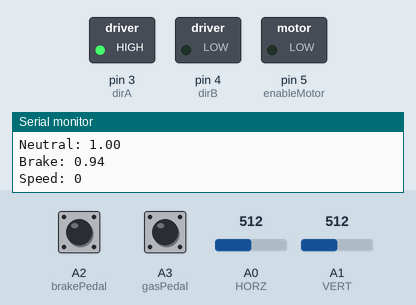
A sketch run on a simulated Arduino Uno, built with avr-gcc and run on an emulated ATmega328P. On the bench: switched loads named in the sketch (green lamp = pin HIGH), the last lines printed to the serial monitor. The test bench sets the inputs (shaded band); at power-on: A3 (gasPedal) HIGH, A2 (brakePedal) HIGH, A0 (HORZ) = 512, A1 (VERT) = 512.

Above: at 1.2 s.
1.3 s: A3 (gasPedal) pulled LOW for 3.2 s
At 2.6 s:
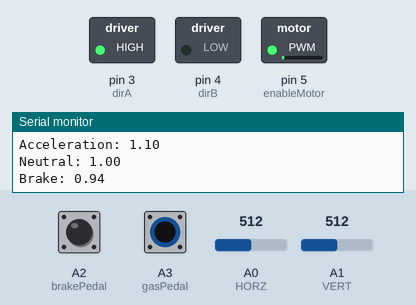
7.5 s: A3 (gasPedal) pulled LOW for 1 s
At 7.84 s:
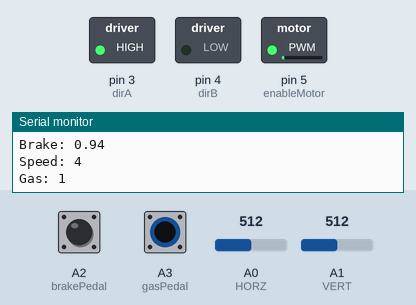
11.5 s: A3 (gasPedal) pulled LOW for 3.2 s
At 15.2 s:
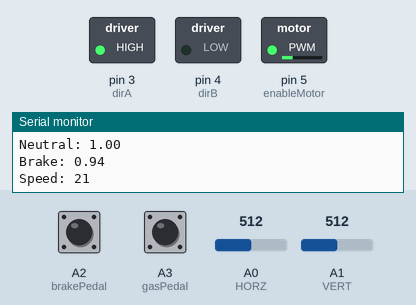
16.2 s: A2 (brakePedal) pulled LOW for 1 s
20.2 s: A3 (gasPedal) pulled LOW for 3.2 s
At 23.46 s:
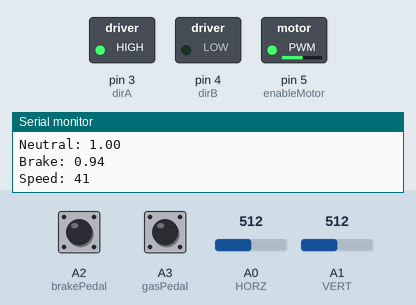
24.9 s: A2 (brakePedal) pulled LOW for 0.25 s
Timing chart, 0 to 29.1 s (numbered marks = the images above; inputs shaded):
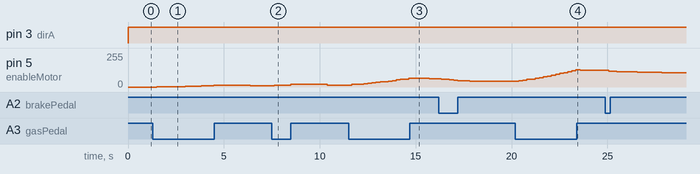

The sketch:

streetSmart.ino
```cpp
// AvenueE 2023 Team 14 StreetSmart Detect and Avoid Project
// Authors: Jacob Marinas, Tian Hong Zhu Zhou (Alex), Ruben Leon
// Date: 09/12/2023

// Track speed, set accel
float speed = 0;
float accelerationRate = 1.100;
float neutralRate = 0.995;
float brakeRate = 0.940;

// Joystick pins / values
const int HORZ = A0;
const int VERT = A1;
int x = 0;
int y = 0;
int pos = 0;

// Pedal pins
const int brakePedal = A2;
const int gasPedal = A3;
bool brake = false;
bool gas = false;

// DC motor pins
const int enableMotor = 5;
const int dirA = 3;
const int dirB = 4;


void setup() {
  // put your setup code here, to run once:
  // Pedal
  pinMode(brakePedal, INPUT_PULLUP);
  pinMode(gasPedal, INPUT_PULLUP);

  // Dc Motor
  pinMode(enableMotor,OUTPUT);
  pinMode(dirA,OUTPUT);
  pinMode(dirB,OUTPUT);

  Serial.begin(9600);
}

void loop() {
  // put your main code here, to run repeatedly:

  // Drive subsystem: Jacob
  // Uses joystick, buttons, and dc motors
  // Manages driver input and driving output

  // Update joystick state
  // Read input, scale from pos to pos / neg
  x = analogRead(VERT) - 512;
  y = analogRead(HORZ) - 512;

  // Calculate degrees, using tan to get radians, convert to degrees
  float radians = atan2(y, x);
  float degrees = radians * 180 / 3.14159 + 180;
  //Serial.println(degrees);

  //printJoystick();

  // Update pedal state
  brake = digitalRead(brakePedal) == LOW;
  gas = digitalRead(gasPedal) == LOW;

  printPedals();

  // Check pedal state, update speed state
  if (gas && !brake) {
    incSpeed();
  } else if (!gas && brake) {
    decSpeed();
  } else {
    neutralSpeed();
  }

  printRates();
  printSpeed();

  // Set motor speed / direction
  motorDirection(true);
  analogWrite(enableMotor, map(speed, 0, 80, 0, 255));


  // Collect distance value for Ultra Sonic Distance Sensor (for all three UDS)
  // Store boolean if distance is below certain threshold (for front, left, and right sensor)

  //
  // Tone
  // Delay
  // no tone
  // delay

  // Avoid subsystem
  // Uses ultrasonic distance sensor, dc motors, LED
  // If the vehicle is close to an obstacle, it will override driver input, and react to avoid the obstacle accordingly,
  // turning on an LED to indicate that it is overriding controls

  delay(200);
}

void printJoystick() {
  Serial.print("X: ");
  Serial.println(x);
  Serial.print("Y: ");
  Serial.println(y);
}

void printPedals() {
  Serial.print("Gas: ");
  Serial.println(gas);
  Serial.print("Brake: ");
  Serial.println(brake);
}

void motorDirection(bool clockwise) {
  // Helper method to set motor direction
  if (clockwise) {
    digitalWrite(dirA, HIGH);
    digitalWrite(dirB, LOW);
  } else {
    digitalWrite(dirA, LOW);
    digitalWrite(dirB, HIGH);
  }
}

// Helper methods for updateSpeed()
void incSpeed() {
  updateSpeed(2);
}

void decSpeed() {
  updateSpeed(0);
}

void neutralSpeed() {
  updateSpeed(1);
}

void updateSpeed(int state) {
  // Update speed based on state
  // 0: Braking
  // 1: Neutral
  // 2: Accelerating
  switch (state) {
    // Convert rates to integers to use the map() function to scale rates accordingly
    case 0:
      //int tempBrake = speed * 100;
      //brakeRate = map(speed, 0, 800, 80, 95) * 0.01;
      speed *= brakeRate;
      break;
    case 1:
      speed *= neutralRate;
      break;
    case 2:
      if (speed < 1) {
        speed = 1;
      }
      int tempSpeed = speed * 100;
      accelerationRate = map(speed, 0, 800, 110, 10) * 0.01;
      speed *= accelerationRate;
      break;
  }
}

void printSpeed() {
  Serial.print("Speed: ");
  Serial.println(round(speed));
}

void printRates() {
  Serial.print("Acceleration: ");
  Serial.println(accelerationRate);
  Serial.print("Neutral: ");
  Serial.println(neutralRate);
  Serial.print("Brake: ");
  Serial.println(brakeRate);
}
```

Measured:
- after the input at 1.3 s, pin 5 (enableMotor): 0/255 → 3/255 after 0.19 s, → 6/255 1.5 s later, → 9/255 0.85 s later, → 12/255 0.64 s later, … (5 changes in this stretch)
- after the input at 7.5 s, pin 5 (enableMotor): 9/255 → 12/255 after 0.14 s, → 15/255 0.42 s later, → 19/255 0.42 s later, → 15/255 1.9 s later
- after the input at 11.5 s, pin 5 (enableMotor): rises from 15/255 to 66/255 in 3.0 s, then falls to 63/255 in 1.1 s
